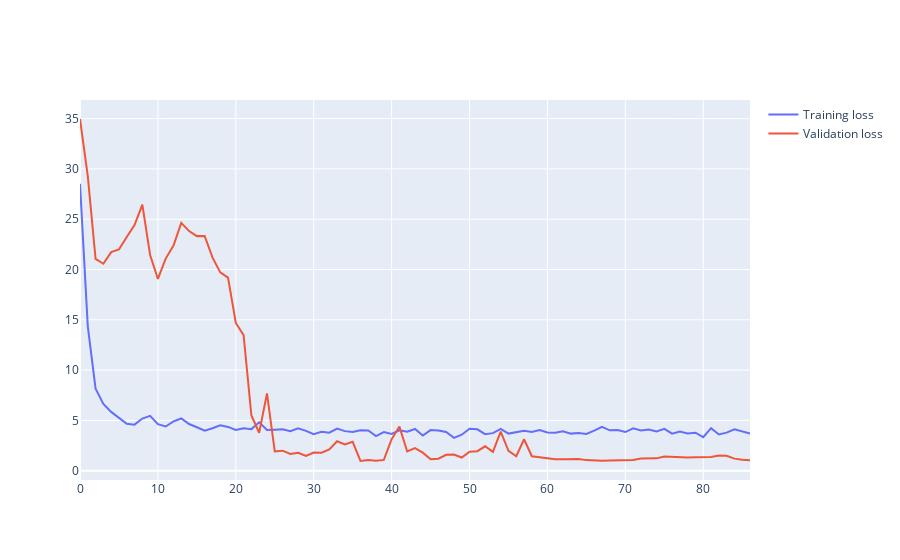

Source (notebook cell):
### Code cell
import plotly.graph_objs as go

from plotly.offline import init_notebook_mode, iplot
from tensorflow.keras.callbacks import EarlyStopping, ReduceLROnPlateau
from tensorflow.keras.optimizers import Adam


np.random.seed(42)
tf.random.set_seed(42)

model.compile(loss='mse', optimizer=Adam(1e-3), metrics=['mae'])

callbacks = [
    ReduceLROnPlateau(
        monitor="loss",
        factor=0.1,
        patience=10,
        min_lr=1e-5
    ),
    EarlyStopping(
        monitor="val_loss",
        min_delta=0,
        patience=50,
        restore_best_weights=True
    )
]

history = model.fit(train_X, train_y, 
                    validation_data=(val_X, val_y), 
                    batch_size=32,
                    epochs=500,
                    callbacks=callbacks)


traces = [
    go.Scatter(
        x=np.arange(len(history.history['loss'])),
        y=history.history['loss'],
        name='Training loss'
    ),
    go.Scatter(
        x=np.arange(len(history.history['loss'])),
        y=history.history['val_loss'],
        name='Validation loss'
    )
]

iplot(go.Figure(traces))

### Figure 1 — Plotly figure (JSON) as saved in the notebook; plotly's stock layout.template omitted (floating-point values rounded to 4 significant figures)
{"data": [{"name": "Training loss", "type": "scatter", "x": [0, 1, 2, 3, 4, 5, 6, 7, 8, 9, 10, 11, 12, 13, 14, 15, 16, 17, 18, 19, 20, 21, 22, 23, 24, 25, 26, 27, 28, 29, 30, 31, 32, 33, 34, 35, 36, 37, 38, 39, 40, 41, 42, 43, 44, 45, 46, 47, 48, 49, 50, 51, 52, 53, 54, 55, 56, 57, 58, 59, 60, 61, 62, 63, 64, 65, 66, 67, 68, 69, 70, 71, 72, 73, 74, 75, 76, 77, 78, 79, 80, 81, 82, 83, 84, 85, 86], "y": [28.51, 14.35, 8.163, 6.64, 5.844, 5.299, 4.67, 4.579, 5.181, 5.455, 4.628, 4.394, 4.906, 5.189, 4.638, 4.319, 3.971, 4.221, 4.511, 4.35, 4.049, 4.221, 4.133, 4.814, 4.046, 4.078, 4.119, 3.925, 4.214, 3.954, 3.622, 3.863, 3.773, 4.185, 3.934, 3.845, 4.025, 3.993, 3.438, 3.835, 3.654, 4.018, 3.872, 4.149, 3.503, 4.035, 3.99, 3.843, 3.263, 3.58, 4.171, 4.11, 3.632, 3.735, 4.148, 3.687, 3.797, 3.975, 3.843, 4.045, 3.803, 3.765, 3.927, 3.685, 3.758, 3.651, 3.974, 4.356, 4.012, 4.047, 3.842, 4.209, 3.995, 4.094, 3.911, 4.158, 3.679, 3.891, 3.707, 3.78, 3.339, 4.232, 3.596, 3.784, 4.108, 3.857, 3.681]}, {"name": "Validation loss", "type": "scatter", "x": [0, 1, 2, 3, 4, 5, 6, 7, 8, 9, 10, 11, 12, 13, 14, 15, 16, 17, 18, 19, 20, 21, 22, 23, 24, 25, 26, 27, 28, 29, 30, 31, 32, 33, 34, 35, 36, 37, 38, 39, 40, 41, 42, 43, 44, 45, 46, 47, 48, 49, 50, 51, 52, 53, 54, 55, 56, 57, 58, 59, 60, 61, 62, 63, 64, 65, 66, 67, 68, 69, 70, 71, 72, 73, 74, 75, 76, 77, 78, 79, 80, 81, 82, 83, 84, 85, 86], "y": [34.96, 29.28, 21.06, 20.57, 21.73, 21.99, 23.23, 24.42, 26.45, 21.44, 19.06, 21.08, 22.38, 24.64, 23.82, 23.32, 23.34, 21.21, 19.72, 19.19, 14.68, 13.48, 5.484, 3.769, 7.68, 1.91, 1.989, 1.663, 1.777, 1.457, 1.808, 1.795, 2.11, 2.923, 2.618, 2.866, 0.9634, 1.071, 0.9848, 1.068, 3.135, 4.385, 1.907, 2.241, 1.791, 1.132, 1.192, 1.574, 1.6, 1.308, 1.877, 1.937, 2.424, 1.871, 3.877, 1.971, 1.435, 3.13, 1.439, 1.32, 1.244, 1.145, 1.138, 1.181, 1.17, 1.05, 1.004, 0.9917, 1.006, 1.002, 1.056, 1.068, 1.21, 1.193, 1.225, 1.405, 1.369, 1.343, 1.306, 1.34, 1.33, 1.367, 1.505, 1.489, 1.2, 1.079, 1.037]}], "layout": {}}
